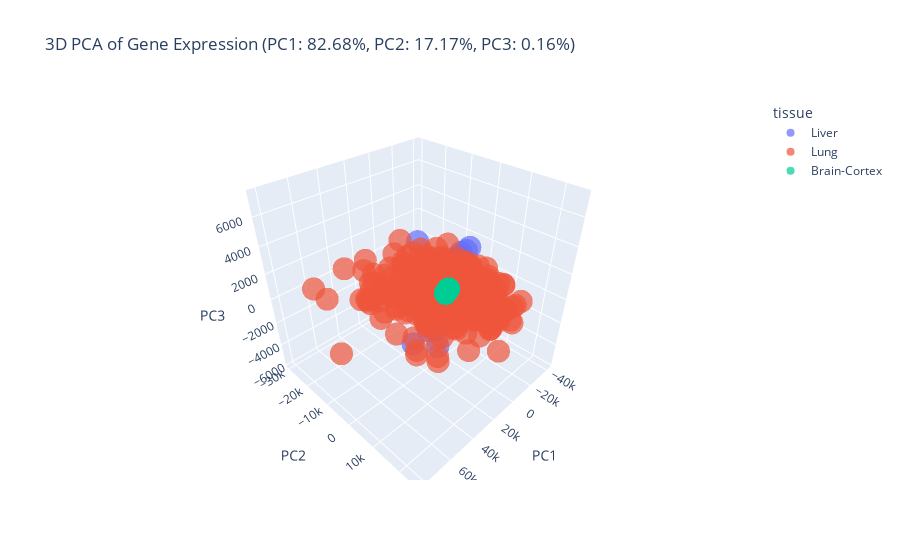

Here is the notebook cell this chart was saved with:
### Code cell
import os
import pickle
import pandas as pd
import numpy as np
import plotly.express as px
from sklearn.decomposition import PCA

# Define the path to the folder containing pickled expression data
data_path = "./data/processed/expression/adjusted_autoencoder/"  # update if needed

# Check if directory exists
if not os.path.exists(data_path):
    raise FileNotFoundError(f"Directory not found: {data_path}")

# List all .pkl files
tissue_files = [f for f in os.listdir(data_path) if f.endswith(".pkl")]

# Initialize lists to store data
combined_data = []
tissue_labels = []

# Loop through each .pkl file
for file in tissue_files:
    tissue_name = file.replace(".pkl", "")
    full_path = os.path.join(data_path, file)

    try:
        # Open and load the pickled file
        with open(full_path, "rb") as f:
            expr_df = pickle.load(f)

        # Ensure the loaded object is a DataFrame
        if not isinstance(expr_df, pd.DataFrame):
            print(f"Warning: {file} does not contain a DataFrame. Skipping.")
            continue

        # Transpose so that samples are rows (required for PCA)
        expr_df = expr_df.T
        expr_df["tissue"] = tissue_name

        # Add to the combined data list
        combined_data.append(expr_df)

    except Exception as e:
        print(f"Failed to read '{tissue_name}' from {file}: {e}")

# Combine all tissue data
if combined_data:
    combined_df = pd.concat(combined_data)
else:
    raise ValueError("No valid expression data was loaded.")

# Perform PCA on the combined data
X = combined_df.drop(columns=["tissue"])  # Remove 'tissue' column for PCA
y = combined_df["tissue"]  # Tissue labels for coloring

# Run PCA
pca = PCA(n_components=3)
X_pca = pca.fit_transform(X)

# Put PCA results into DataFrame
pca_df = pd.DataFrame(X_pca, columns=["PC1", "PC2", "PC3"])
pca_df["tissue"] = y.values

# Calculate the percentage of variance explained
explained_var = pca.explained_variance_ratio_ * 100

# Create 3D PCA plot using Plotly
fig = px.scatter_3d(
    pca_df,
    x="PC1",
    y="PC2",
    z="PC3",
    color="tissue",
    title=f"3D PCA of Gene Expression (PC1: {explained_var[0]:.2f}%, PC2: {explained_var[1]:.2f}%, PC3: {explained_var[2]:.2f}%)",
    opacity=0.7
)

# Save interactive plot as HTML file
output_dir = "results_after_readcounts_pca_all_tissues_autoencoder"
os.makedirs(output_dir, exist_ok=True)
fig.write_html(os.path.join(output_dir, "3d_pca_plot_all_tissues.html"))

# Show the plot
fig.show()

### Figure 1 — Plotly figure (JSON) as saved in the notebook; plotly's stock layout.template omitted (floating-point values rounded to 4 significant figures; data arrays with more than 128 entries replaced by an {"elided": "..."} marker saying what was removed)
{"data": [{"hovertemplate": "tissue=Liver<br>PC1=%{x}<br>PC2=%{y}<br>PC3=%{z}<extra></extra>", "legendgroup": "Liver", "marker": {"color": "#636efa", "opacity": 0.7, "symbol": "circle"}, "mode": "markers", "name": "Liver", "scene": "scene", "showlegend": true, "type": "scatter3d", "x": {"elided": "226 float values"}, "y": {"elided": "226 float values"}, "z": {"elided": "226 float values"}}, {"hovertemplate": "tissue=Lung<br>PC1=%{x}<br>PC2=%{y}<br>PC3=%{z}<extra></extra>", "legendgroup": "Lung", "marker": {"color": "#EF553B", "opacity": 0.7, "symbol": "circle"}, "mode": "markers", "name": "Lung", "scene": "scene", "showlegend": true, "type": "scatter3d", "x": {"elided": "578 float values"}, "y": {"elided": "578 float values"}, "z": {"elided": "578 float values"}}, {"hovertemplate": "tissue=Brain-Cortex<br>PC1=%{x}<br>PC2=%{y}<br>PC3=%{z}<extra></extra>", "legendgroup": "Brain-Cortex", "marker": {"color": "#00cc96", "opacity": 0.7, "symbol": "circle"}, "mode": "markers", "name": "Brain-Cortex", "scene": "scene", "showlegend": true, "type": "scatter3d", "x": {"elided": "255 float values"}, "y": {"elided": "255 float values"}, "z": {"elided": "255 float values"}}], "layout": {"legend": {"title": {"text": "tissue"}, "tracegroupgap": 0}, "scene": {"domain": {"x": [0, 1], "y": [0, 1]}, "xaxis": {"title": {"text": "PC1"}}, "yaxis": {"title": {"text": "PC2"}}, "zaxis": {"title": {"text": "PC3"}}}, "title": {"text": "3D PCA of Gene Expression (PC1: 82.68%, PC2: 17.17%, PC3: 0.16%)"}}}
